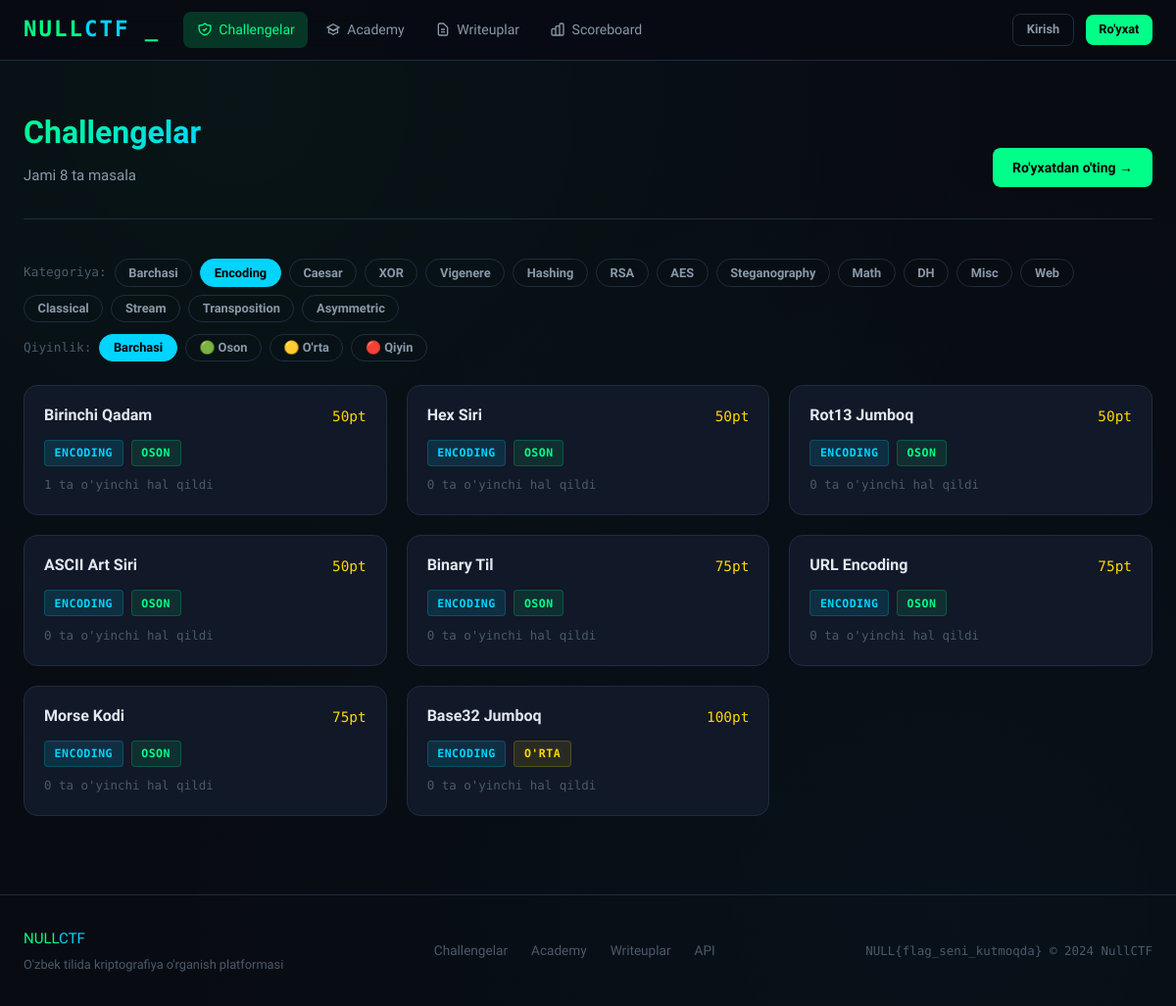
Before: /challenges?category=Encoding with the older database file.
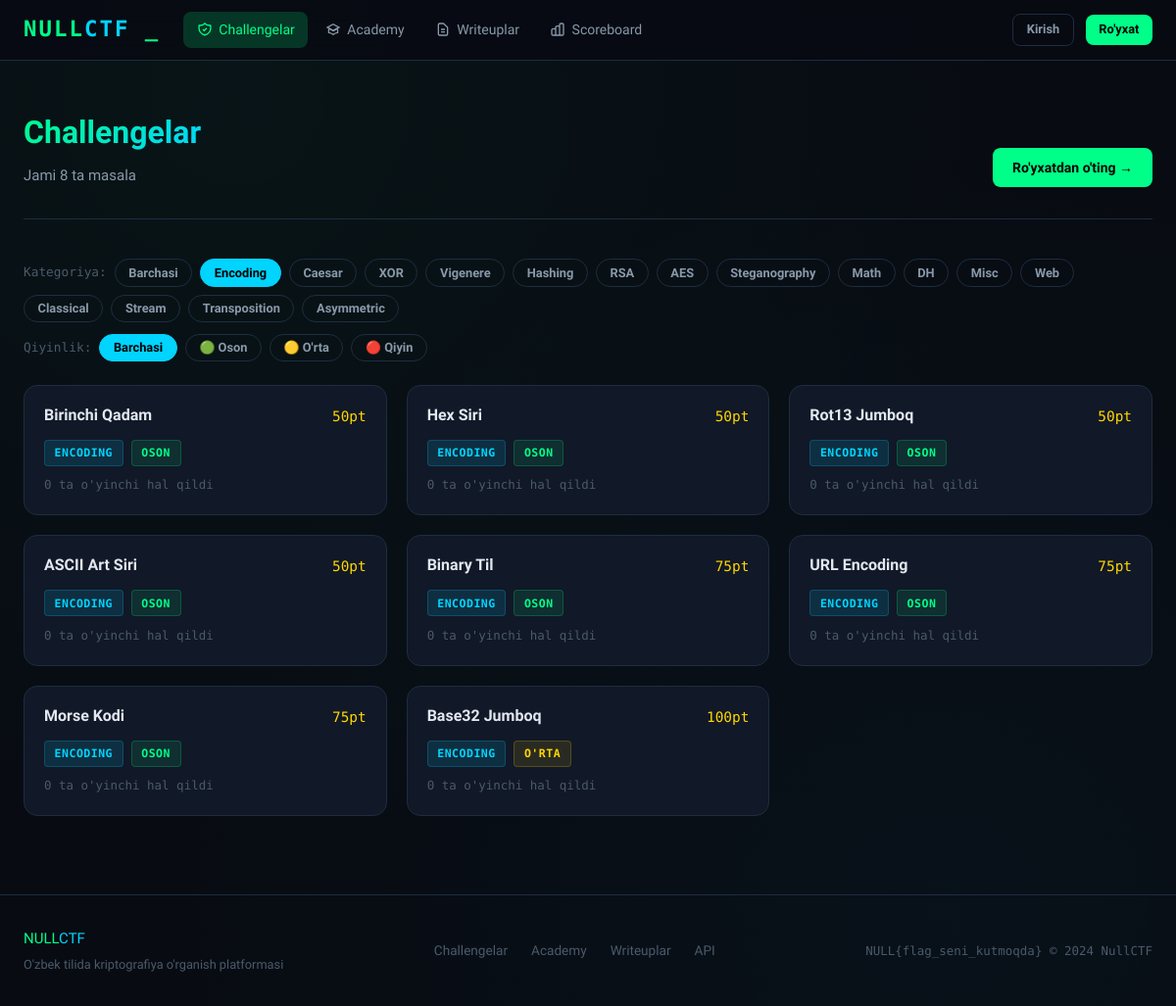
After: the same page with the newer database file.
### backend/models/database.py (models this page shows, shortened)
class Challenge(db.Model):
    __tablename__ = 'challenges'
    id          = db.Column(db.Integer, primary_key=True)
    title       = db.Column(db.String(200), nullable=False)
    description = db.Column(db.Text, nullable=False)
    category    = db.Column(db.String(50), nullable=False)   # RSA, XOR, AES, ...
    difficulty  = db.Column(db.String(20), nullable=False)   # oson, o'rta, qiyin
    points      = db.Column(db.Integer, default=100)
    flag        = db.Column(db.String(300), nullable=False)  # NULL{...}
    hint        = db.Column(db.Text)
    attachment  = db.Column(db.String(300))                  # fayl yo'li (ixtiyoriy)
    is_active   = db.Column(db.Boolean, default=True)
    created_at  = db.Column(db.DateTime, default=datetime.utcnow)
    submissions = db.relationship('Submission', backref='challenge', lazy='dynamic')
    writeups    = db.relationship('Writeup', backref='challenge', lazy='dynamic')
    def solve_count(self):
        return self.submissions.filter_by(correct=True).count()

### backend/routes/challenges.py (the view)
@challenges_bp.route('/challenges')
def challenges_list():
    category = request.args.get('category', '')
    difficulty = request.args.get('difficulty', '')
    query = Challenge.query.filter_by(is_active=True)
    if category:
        query = query.filter_by(category=category)
    if difficulty:
        query = query.filter_by(difficulty=difficulty)
    all_challenges = query.order_by(Challenge.points.asc()).all()
    solved_ids = set()
    if current_user.is_authenticated:
        solved_ids = set(current_user.solved_challenges())
    categories = db.session.query(Challenge.category).distinct().all()
    categories = [c[0] for c in categories]
    return render_template('challenges/list.html',
                           challenges=all_challenges,
                           solved_ids=solved_ids,
                           categories=categories,
                           selected_category=category,
                           selected_difficulty=difficulty)

### frontend/templates/challenges/list.html (shortened to what this page needs)
{% extends 'base.html' %}
{% block content %}
<div class="container">
  <div class="page-header">
    <div style="display:flex; justify-content:space-between; align-items:flex-end; flex-wrap:wrap; gap:1rem;">
      <div>
        <h1 class="page-title">Challengelar</h1>
        <p class="page-subtitle">
          Jami <span id="challengeCount">{{ challenges|length }}</span> ta masala
        </p>
      </div>
      {% if not current_user.is_authenticated %}
      <a href="{{ url_for('auth.register') }}" class="btn btn-primary">
        Ro'yxatdan o'ting →
      </a>
      {% endif %}
    </div>
  </div>
  <div class="filter-bar">
    <span style="font-size:.8rem; color:var(--text-muted); font-family:var(--mono);">Kategoriya:</span>
    <button class="filter-btn {% if not selected_category %}active{% endif %}"
            data-group="category" data-value="all">Barchasi</button>
    {% for cat in categories %}
    <button class="filter-btn {% if selected_category == cat %}active{% endif %}"
            data-group="category" data-value="{{ cat }}">{{ cat }}</button>
    {% endfor %}
  </div>
  <div class="filter-bar" style="margin-top:-.75rem;">
    <span style="font-size:.8rem; color:var(--text-muted); font-family:var(--mono);">Qiyinlik:</span>
    <button class="filter-btn {% if not selected_difficulty %}active{% endif %}"
            data-group="difficulty" data-value="all">Barchasi</button>
    <button class="filter-btn {% if selected_difficulty == 'oson' %}active{% endif %}"
            data-group="difficulty" data-value="oson">🟢 Oson</button>
    <button class="filter-btn {% if selected_difficulty == "o'rta" %}active{% endif %}"
            data-group="difficulty" data-value="o'rta">🟡 O'rta</button>
    <button class="filter-btn {% if selected_difficulty == 'qiyin' %}active{% endif %}"
            data-group="difficulty" data-value="qiyin">🔴 Qiyin</button>
  </div>
  <div class="challenges-grid">
    {% for ch in challenges %}
    <a href="{{ url_for('challenges.challenge_detail', challenge_id=ch.id) }}"
       class="challenge-card {% if ch.id in solved_ids %}solved{% endif %} animate-in"
       data-category="{{ ch.category }}"
       data-difficulty="{{ ch.difficulty }}">
      <div class="ch-header">
        <span class="ch-title">{{ ch.title }}</span>
        <span class="ch-points">{{ ch.points }}pt</span>
      </div>
      <div class="ch-meta">
        <span class="badge badge-category">{{ ch.category }}</span>
        {% if ch.difficulty == 'oson' %}
          <span class="badge badge-easy">Oson</span>
        {% elif ch.difficulty == "o'rta" %}
          <span class="badge badge-medium">O'rta</span>
        {% else %}
          <span class="badge badge-hard">Qiyin</span>
        {% endif %}
      </div>
      <div class="ch-solves">{{ ch.solve_count() }} ta o'yinchi hal qildi</div>
    </a>
    {% else %}
    <div style="grid-column:1/-1; text-align:center; color:var(--text-muted); padding:3rem;">
      Hali challenge yo'q.
    </div>
    {% endfor %}
  </div>
</div>
{% endblock %}

Changed rows visible on the page:
changed Challenge "Birinchi Qadam": solve_count "1" → "0"
